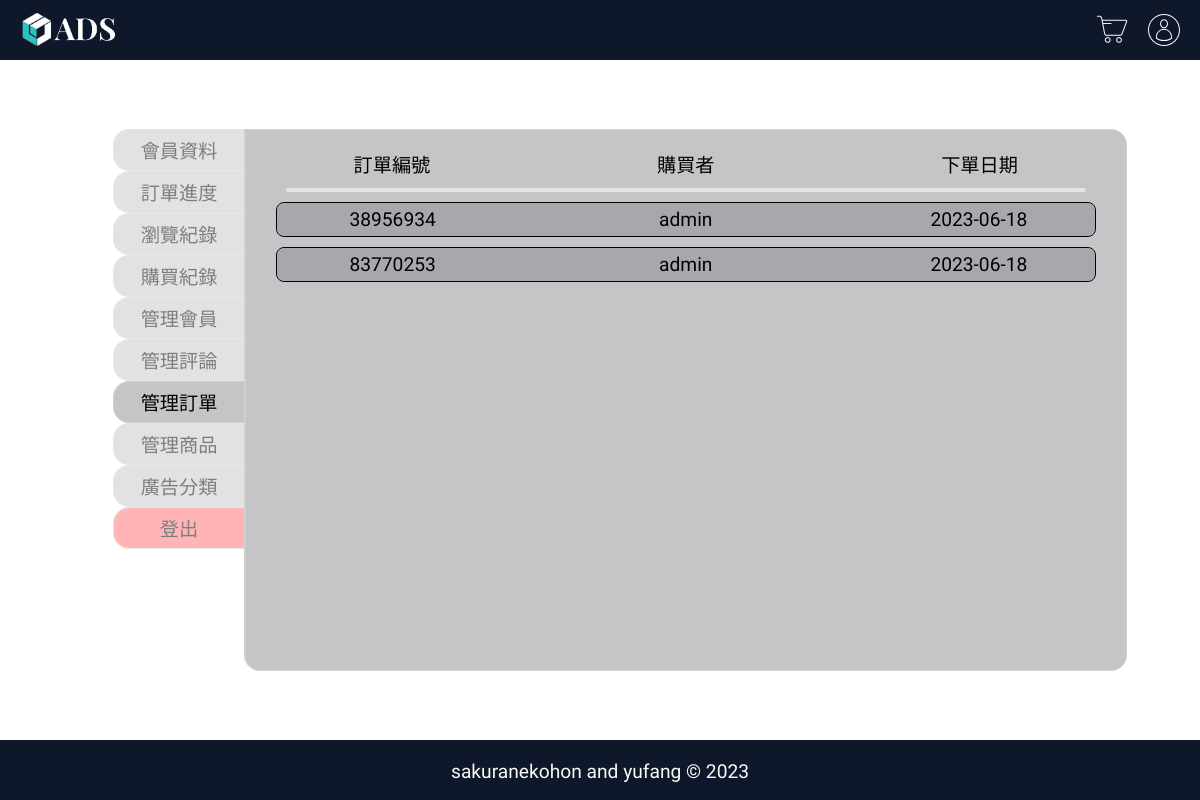
The page /manageOrder.php on the database its author committed.
### tables this page shows
CREATE TABLE `orders` (
  `user` varchar(32) NOT NULL,
  `id` int(11) NOT NULL,
  `purchaser` varchar(32) NOT NULL,
  `product_name` varchar(32) NOT NULL,
  `quanity` int(11) NOT NULL,
  `totalprice` int(11) NOT NULL,
  `payment` varchar(5) NOT NULL,
  `remark` text NOT NULL,
  `buyDate` timestamp NULL DEFAULT current_timestamp(),
  `status` int(11) NOT NULL
);

### manageOrder.php (the view, shortened to what this page needs)
<?php
$count=0;
$link = mysqli_connect("localhost", "root", "root123456", "group_09")
or die("無法開啟MySQL資料庫連結!<br>");
mysqli_query($link, 'SET CHARACTER SET utf8');
mysqli_query($link, "SET collation_connection = 'utf8_unicode_ci'");
$html="";
$pre="";
if ($result = mysqli_query($link, "SELECT orders.*,products.price,products.image FROM orders join products on orders.product_name=products.name ORDER BY orders.id ASC")) {
    while ($row = mysqli_fetch_assoc($result)) {
        $id=$row['id'];
        $purchaser=$row['purchaser'];
        $s_date=$row['buyDate'];
        $d_arr=explode(" ",$s_date);
        $date=$d_arr[0];
        $product_name=$row['product_name'];
        $quanity=$row['quanity'];
        $price=$row['price'];
        $img=$row['image'];
        $remark=$row['remark'];
        $payment=$row['payment'];
        $status=$row['status'];
        if (($pre != $id) || $count == 0) {
            $html.='<li>'
        .'<div class="member_window_manage_order_description">'
        .    '<button type="button" onclick="moreinfo(this)">'
        .        '<span>'.$id.'</span>'
        .        '<span>'.$purchaser.'</span>'
        .        '<span>'.$date.'</span>'
        .    '</button>'
        .'</div>'
        .'<div class="member_window_item_padding" style="display:none">'
        .    '<div class="member_window_item_cutting"></div>'
        .    '<div>'
        .        '<div class="member_window_manage_order_product">'
        .            '<div class="member_window_manage_order_product_image">'
        .                '<img src="backend/images/'.$img.'" alt="product_image">'
        .            '</div>'
        .            '<div class="member_window_manage_order_product_price">'
        .                '<span>商品名　：<span>'.$product_name.'</span></span>'
        .                '<span>數　　量：<span>'.$quanity.'</span></span>'
        .                '<span>價　　格：<span>'.$price.'</span></span>'
        .                '<span>付款方式：<span>'.$payment.'</span></span>'
        .                '<span>備　　註：<span>'.$remark.'</span></span>'
        .         '<form action="" class="'.$status.'">'
        .            '<select onchange="statusChange(this)">'
        .                '<option value="0">未付款</option>'
        .                '<option value="1">審查中</option>'
        .                '<option value="2">備貨中</option>'
        .                '<option value="3">出貨</option>'
        .                '<option value="4">送達</option>'
        .            '</select>'
        .        '</form>'
        .            '</div>'
        .        '</div>';
        $count=1;
        } else if ($pre == $id) {
            $html.='<div class="member_window_manage_order_product">'
            .            '<div class="member_window_manage_order_product_image">'
            .                '<img src="backend/images/'.$img.'" alt="product_image">'
            .            '</div>'
            .            '<div class="member_window_manage_order_product_price">'
            .                '<span>商品名　：<span>'.$product_name.'</span></span>'
            .                '<span>數　　量：<span>'.$quanity.'</span></span>'
            .                '<span>價　　格：<span>'.$price.'</span></span>'
            .                '<span>付款方式：<span>'.$payment.'</span></span>'
            .                '<span>備　　註：<span>'.$remark.'</span></span>'
            .         '<form action="" class="'.$status.'">'
            .            '<select onchange="statusChange(this)">'
            .                '<option value="0">未付款</option>'
            .                '<option value="1">審查中</option>'
            .                '<option value="2">備貨中</option>'
            .                '<option value="3">出貨</option>'
            .                '<option value="4">送達</option>'
            .            '</select>'
            .        '</form>'
            .            '</div>'
            .        '</div>';
            $count++;
            continue;
        }
        $pre = $id;
    }
}
?>
<!DOCTYPE html>
<html lang="en">
<head>
    <link href="styles/member.css" rel="stylesheet">
    <link href="styles/style.css" rel="stylesheet">
    <link href="styles/mobile.css" rel="stylesheet">
</head>
<body>
    <?php include("./php/navNotSearch.php");?>
    <div class="page">
        <div class="member_window">
            <div class="member_window_list">
                <ul>
                    <li><a href="memberData.php">會員資料</a></li>
                    <li><a href="orderStatus.php">訂單進度</a></li>
                    <li><a href="browsingHistory.php">瀏覽紀錄</a></li>
                    <li><a href="buyHistory.php">購買紀錄</a></li>
                    <li><a href="manageMember.php">管理會員</a></li>
                    <li><a href="manageComment.php">管理評論</a></li>
                    <li style="opacity: 1;"><a href="">管理訂單</a></li>
                    <li><a href="manageProduct.php">管理商品</a></li>
                    <li><a href="adSelect.php">廣告分類</a></li>
                    <li ><button onclick="logout()">登出</button></li>
                </ul>
            </div>
            <div class="member_window_right">
                <div class="member_window_manage_order_bar">
                    <span>訂單編號</span><span>購買者</span><span>下單日期</span>
                </div>
                <div class="member_window_cutting"></div>
                <div class="member_window_manage_order_list">
                    <ul>
                        <?php echo $html;?>
                    </ul>
                </div>
            </div>
        </div>
    </div>
    <?php include("./php/footer.php");?>
</body>
</html>

### styles/member.css (style rules this page uses)
html { height: 100%; }
body { background-color: white; padding: 0px; margin: 0px; font-family: 'Zen Maru Gothic', sans-serif; height: 100%; }
a, h1, h2, h3, h4, h5, h6, span, p, button, input, select { font-family: 'Zen Maru Gothic', sans-serif; }
.page { display: flex; justify-content: center; align-items: center; width: auto; margin: 50px; }
.member_window { width: 100%; max-width: 1200px; display: flex; justify-content: center; }
.member_window_list { width: 15.5%; min-width: 150px; }
.member_window_list ul { margin: 0px; }
.member_window_list li { border: 1px #cfcfcf solid; border-right: 0px; border-top-left-radius: 1rem; border-bottom-left-radius: 1rem; list-style: none; height: 40px; display: flex; justify-content: center; align-items: center; background-color: #888b8f7e; opacity: 0.5; }
.member_window_list li:last-child { background-color: #ff6e6e; opacity: 0.5; }
.member_window_list a { text-decoration: none; color: #000000; font-size: 1.2rem; padding: 5px 10px; }
.member_window_list button { background-color: transparent; border: 0px; font-size: 1.2rem; cursor: pointer; width: 76px; }
.member_window_right { width: 80%; background-color: #888b8f7e; border: 1px #cfcfcf solid; border-left: 2px #cfcfcf solid; border-top-right-radius: 1rem; border-bottom-right-radius: 1rem; border-bottom-left-radius: 1rem; font-size: 1.2rem; min-height: 540px; }
.member_window_cutting { margin: 10px 40px; border: 2px #e4e4e4 solid; border-radius: 999px; }
.member_window_item_padding { padding: 0px 10px; }
.member_window_member_info, .member_window_status_list, .member_window_bhistory_list, .member_window_buyhistory_list, .member_window_manage_member_list, .member_window_manage_comment_list, .member_window_manage_order_list { margin: 7px 30px; }
.member_window_status_bar, .member_window_bhistory_bar, .member_window_buyhistory_bar, .member_window_manage_member_bar, .member_window_manage_comment_bar, .member_window_manage_order_bar { margin: 10px 30px; display: flex; justify-content: space-around; }
.member_window_status_bar span, .member_window_status_product_description span, .member_window_bhistory_bar>span, .member_window_bhistory_product>div, .member_window_buyhistory_bar span, .member_window_buyhistory_product_description span, .member_window_buyhistory_product_number span, .member_window_manage_member_bar span, .member_window_manage_member_description button span, .member_window_manage_comment_bar span, .member_window_manage_comment_description button>span, .member_window_manage_order_bar>span, .member_window_manage_order_description button>span { width: 25%; display: flex; align-items: center; justify-content: center; text-overflow: ellipsis; overflow: hidden; white-space: nowrap; }
.member_window_status_bar span:nth-child(2), .member_window_bhistory_bar>span:nth-child(2), .member_window_bhistory_product>div:nth-child(2), .member_window_buyhistory_bar span:nth-child(2), .member_window_buyhistory_product_number span:nth-child(2), .member_window_manage_member_bar span:nth-child(2), .member_window_manage_member_description span:nth-child(2), .member_window_manage_comment_bar span:nth-child(2), .member_window_manage_comment_description span:nth-child(2), .member_window_manage_order_bar span:nth-child(2), .member_window_manage_order_description span:nth-child(2) { width: 40%; }
.member_window_status_list ul, .member_window_bhistory_list ul, .member_window_buyhistory_list ul, .member_window_manage_member_list ul, .member_window_manage_comment_list ul, .member_window_manage_order_list ul { margin: 0px; padding: 0px; }
.member_window_status_list li, .member_window_bhistory_list li, .member_window_buyhistory_list li, .member_window_manage_member_list li, .member_window_manage_comment_list li, .member_window_manage_order_list li { list-style: none; border: 1px black solid; border-radius: 0.5rem; padding: 0px; margin: 10px 0px; }
.member_window_status_product_description>button, .member_window_manage_member_description>button, .member_window_buyhistory_product_number>button, .member_window_manage_comment_description>button, .member_window_manage_order_description>button, .member_window_adSelect_text>button { padding: 5px 0px; background-color: #888b8f7e; border: 0px; font-size: 1.2rem; display: flex; justify-content: space-around; width: 100%; border-radius: 0.5rem; }

### styles/mobile.css (style rules this page uses)
body { margin: 0px; padding: 0px; font-family: 'Zen Maru Gothic', sans-serif; background-color: white; }

### rows shown on the page
orders: id "38956934", purchaser "admin", buyDate "2023-06-18"
orders: id "83770253", purchaser "admin", buyDate "2023-06-18"
